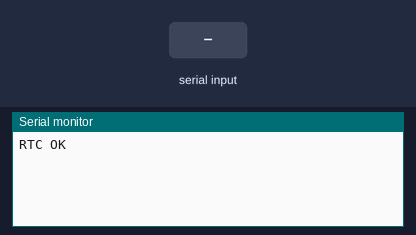
Simulated run of this sketch. Board: Arduino Uno, built with avr-gcc and run on an emulated ATmega328P. Shown: the last lines printed to the serial monitor. The test bench sets the inputs (shaded band). The local clock reads 2024-03-15 10:24:30 at power-on unless the sketch sets it.

Above: at 1.2 s.
1.3 s: "TIME?\n" received over Serial
At 2.5 s:
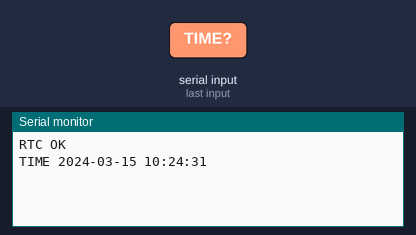
2.8 s: "SET \n" received over Serial
At 3.7 s:
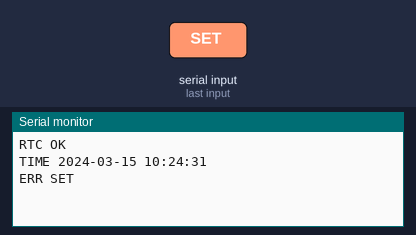

Measured:
- after the input at 1.3 s, the serial monitor: prints a new line at once (image 1)
- after the input at 2.8 s, the serial monitor: prints a new line at once (image 2)

The sketch:

rtc_uno.ino
```cpp
// rtc_uno.ino - Arduino Uno = the REAL-TIME CLOCK (RTC) unit of the project. That is its only job.
//
// Hardware: DS3231 RTC module on the Uno:  VCC -> 5V, GND -> GND, SDA -> A4, SCL -> A5
//           (nothing else is needed: no LEDs, no buttons, no SD card)
// Board:    Tools > Board > Arduino Uno.  Library: RTClib by Adafruit (Tools > Manage Libraries).
// Serial:   115200 baud over the USB cable to the laptop.
//
// What the laptop (live.py) can send, one line at a time (end of line = \n):
//   TIME?                       -> Uno replies   TIME 2026-10-17 12:42:00
//   SET 2026-10-17 12:42:00     -> sets the clock, replies   OK SET
//   REST / OPEN / CLOSE / PINCH / INDEX / FAULT
//                               -> if it is DIFFERENT from the previous word, the Uno replies
//                                  EVT,2026-10-17 12:42:00,OPEN
//                                  (the gesture, stamped with the RTC's date and time)
// At power-up the Uno prints  RTC OK  or  RTC FAILED  (and  RTC LOST POWER  if the coin cell
// was empty and the time must be set again).
//
// No String class and no delay(): fixed buffer, the loop never blocks.

#include <Wire.h>
#include <RTClib.h>

RTC_DS3231 rtc;
bool rtcOK = false;

const char* WORDS[] = {"REST", "OPEN", "CLOSE", "PINCH", "INDEX", "FAULT"};
const int N_WORDS = 6;
int lastWord = -1;

char buf[32];
byte n = 0;

void printStamp(const DateTime& t) {
  char s[24];
  snprintf(s, sizeof(s), "%04d-%02d-%02d %02d:%02d:%02d",
           t.year(), t.month(), t.day(), t.hour(), t.minute(), t.second());
  Serial.print(s);
}

void handleLine(const char* s) {
  if (strcmp(s, "TIME?") == 0) {
    if (!rtcOK) { Serial.println(F("ERR NO RTC")); return; }
    Serial.print(F("TIME ")); printStamp(rtc.now()); Serial.println();
    return;
  }
  if (strncmp(s, "SET ", 4) == 0) {
    int Y, M, D, h, m, sec;
    if (rtcOK && sscanf(s + 4, "%d-%d-%d %d:%d:%d", &Y, &M, &D, &h, &m, &sec) == 6 &&
        Y >= 2000 && Y <= 2099 && M >= 1 && M <= 12 && D >= 1 && D <= 31 &&
        h >= 0 && h <= 23 && m >= 0 && m <= 59 && sec >= 0 && sec <= 59) {
      rtc.adjust(DateTime(Y, M, D, h, m, sec));
      Serial.println(F("OK SET"));
    } else {
      Serial.println(F("ERR SET"));
    }
    return;
  }
  for (int i = 0; i < N_WORDS; i++) {
    if (strcmp(s, WORDS[i]) == 0) {
      if (i != lastWord) {                 // only report CHANGES, not every heartbeat
        lastWord = i;
        if (!rtcOK) { Serial.println(F("ERR NO RTC")); return; }
        Serial.print(F("EVT,")); printStamp(rtc.now());
        Serial.print(','); Serial.println(WORDS[i]);
      }
      return;
    }
  }
  // anything else is ignored
}

void readSerial() {
  while (Serial.available()) {
    char c = Serial.read();
    if (c == '\n') { buf[n] = 0; handleLine(buf); n = 0; }
    else if (c == '\r') { /* ignore */ }
    else if (n < sizeof(buf) - 1) buf[n++] = c;
    else n = 0;                            // too long = garbage, start over
  }
}

void setup() {
  Serial.begin(115200);
  rtcOK = rtc.begin();
  Serial.println(rtcOK ? F("RTC OK") : F("RTC FAILED"));
  if (rtcOK && rtc.lostPower()) Serial.println(F("RTC LOST POWER - set the time with set_rtc.py"));
}

void loop() {
  readSerial();
}
```
